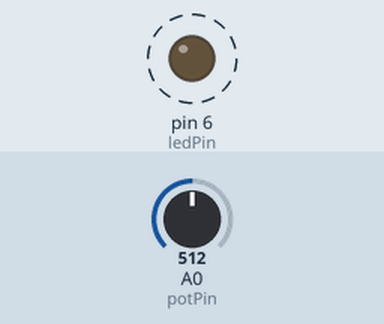
The sketch below on a simulated Arduino Uno, built with avr-gcc and run on an emulated ATmega328P. Shown: output pins drawn as LEDs (lit = HIGH). Dashed ring = blinking. The inputs (shaded band) are chosen by the test bench; at power-on: A0 (potPin) = 512.

Above: at 1.8 s.
1.9 s: A0 (potPin) set to 0
At 3.2 s:
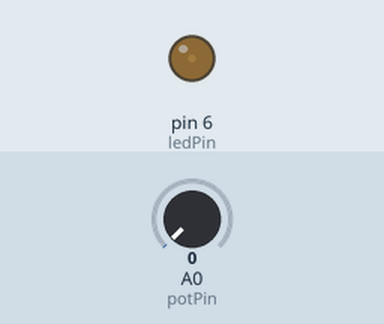
3.6 s: A0 (potPin) set to 122
At 3.9 s:
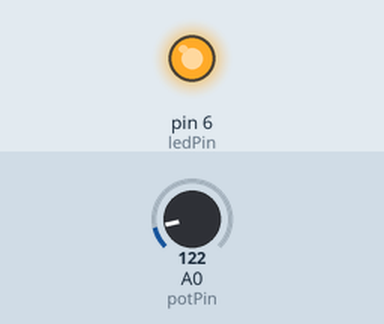
Timing chart, 0 to 13.1 s (numbered marks = the images above; inputs shaded):
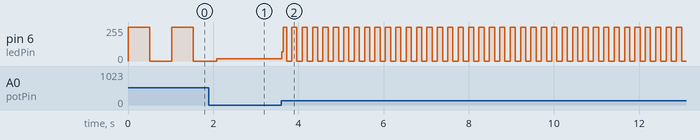

Measured:
- after the input at 3.6 s, pin 6 (ledPin): 18/255 → 70/255 at once, then moves between 0/255 and 255/255, repeating every 0.24 s
- by itself, pin 6 (ledPin): alternates 255/255 for 0.51 s and 0/255 for 0.51 s

The sketch:

codigo_potenciometro.ino
```cpp
/*
 *
 * Desenvolvedor: Luis Fernando Galonetti
 * Orientador: André Takeshi Endo
 *
 * Criado em Novembro de 2014
 * UTFPR-CP
 *
 * Controle do acendimento do LED por meio do potênciometro
*/

int potPin = 0; //pino de entrada do potênciometro
int ledPin = 6; // pino de saída do led
int val = 0; // variável para armazenar o valor de leitura do potênciometro

void setup() {
  pinMode(ledPin, OUTPUT);  // declara o pino do LED como saída
}

void loop() {
  val = analogRead(potPin);    // lê o valor do sensor
  digitalWrite(ledPin, HIGH);  // liga o LED
  delay(val);
  digitalWrite(ledPin, LOW);   // desliga o LED
  delay(val);
}
```
